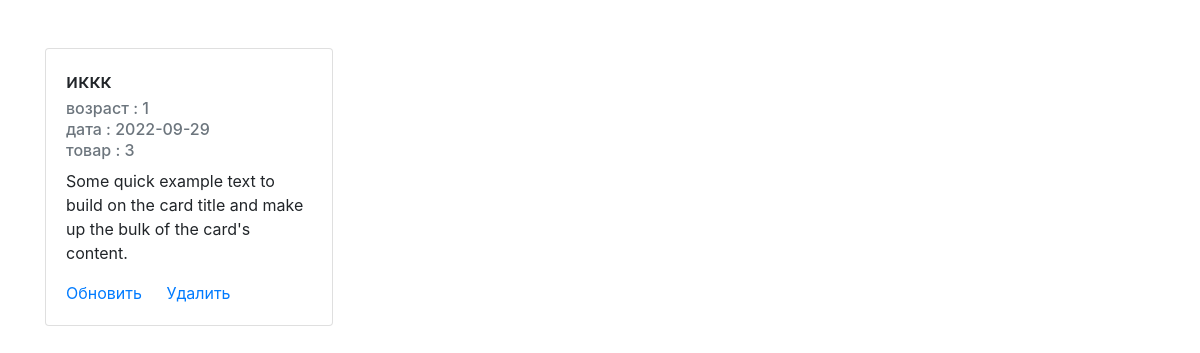
Screenshot of /purchase/7 with the database file from the repository.
### app/models.py (models this page shows, shortened)
class Purchase(db.Model):
    id = db.Column(db.Integer, primary_key=True)
    name = db.Column(db.String(30))
    age = db.Column(db.Integer)
    item_id = db.Column(db.Integer, db.ForeignKey('item.id'))
    item = db.relationship('Item', backref=db.backref('purchases', lazy='dynamic'))
    date_purchase = db.Column(db.Date)

### app/views.py (the view)
def get_single_purchase(purchase_id):
    purchase = Purchase.query.filter_by(id=purchase_id).first()
    return render_template('get_single_purchase.html',purchase=purchase)

### app/templates/get_single_purchase.html
{% extends 'base.html' %}
{% block content %}
    <div>
        <div class="card" style="width: 18rem;">
            <div class="card-body">
            <h5 class="card-title">{{ purchase.name }}</h5>
            <h6 class="card-subtitle mb-2 text-muted">возраст : {{ purchase.age }}</h6>
            <h6 class="card-subtitle mb-2 text-muted">дата : {{ purchase.date_purchase }}</h6>
            <h6 class="card-subtitle mb-2 text-muted">товар : {{ purchase.item_id }}</h6>
            <p class="card-text">Some quick example text to build on the card title and make up the bulk of the card's content.</p>
            <a href="{{ url_for('update_purchase',purchase_id=purchase.id) }}" class="card-link">Обновить</a>
            <a href="{{ url_for('delete_purchase',purchase_id=purchase.id) }}" class="card-link">Удалить</a>
            </div>
        </div>
    </div>
{% endblock %}

### rows the page displays
Purchase: name "иккк", age "1", date_purchase "2022-09-29", item_id "3"
